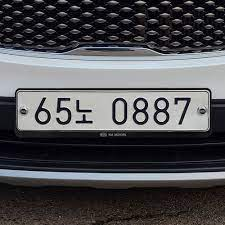
#> input picture Src/CarNum.jpg, 225 x 225 px
$ python W04_2.py
#> lines starting #> are read from the running program, lines starting #| are printed output that depends on the picture
import numpy as np, cv2

img=cv2.imread("../Src/CarNum.jpg", cv2.IMREAD_GRAYSCALE)
#> img: shape (225, 225); min 0, max 255, mean 79.9
if img is None: raise Exception("영상 파일 읽기 오류")


# 필터의 크기가 커질수록 블러링이 강해진다.

data =[1/9 for i in range(9)]
#data =[1/25 for i in range(25)]
#data =[1/81 for i in range(81)]

mask =np.array(data,np.float32).reshape(3,3)
#mask =np.array(data,np.float32).reshape(5,5)
#mask =np.array(data,np.float32).reshape(9,9)

blur_img=cv2.filter2D(img,-1,mask)
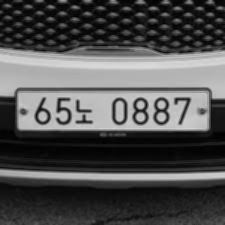
#> blur_img: shape (225, 225); min 1, max 219, mean 79.9
dst=cv2.vconcat([img,blur_img])
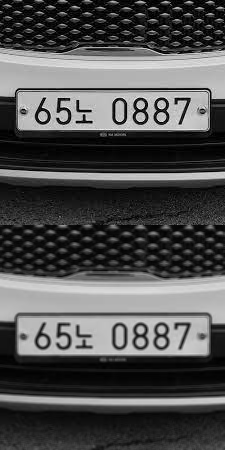
#> dst: shape (450, 225); min 0, max 255, mean 79.9
cv2.imshow("bluring",dst)
cv2.waitKey(0)
cv2.destroyAllWindows()
